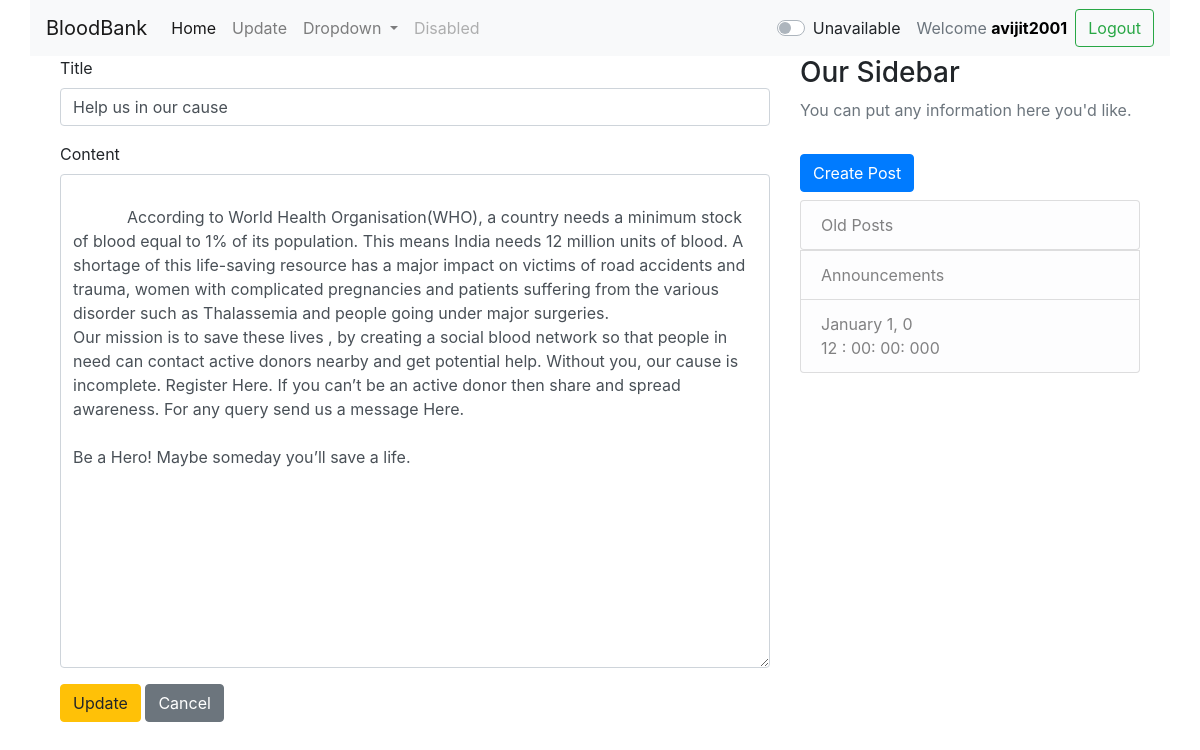
Screenshot of /blog/update/post=1/ (signed in) with the database file from the repository.
### users/models.py (models this page shows)
class CustomUser(AbstractUser):
    is_donor = models.BooleanField(default=False)
    is_hospital = models.BooleanField(default=False)

### blog/models.py (models this page shows, shortened)
class Post(models.Model):
    title = models.CharField(max_length=100)
    content = models.TextField()
    date_posted = models.DateTimeField(default=timezone.now)
    author = models.ForeignKey(CustomUser, on_delete=models.CASCADE)

### blog/views.py (the view)
# urls.py: path('update/post=<int:post_id>/', views.update_blog, name='update'),
def update_blog(request, post_id):
    if request.method == "POST":
        post = Post.objects.get(id=post_id)
        post.title = request.POST["title"]
        post.content = request.POST["content"]
        post.save()
        context = {
            'posts': Post.objects.order_by('-date_posted'),
            'message': "Post has benn successfully updated",
            'title': "VowForRed -Update Post",
        }
        return render(request, 'blog/home.html', context)
    else:
        context = {
            'post': Post.objects.get(id=post_id),
            'title': "VowForRed -Update Post",
        }
        return render(request, 'blog/update.html', context)

### blog/templates/blog/update.html (shortened to what this page needs)
{% extends 'blog/base.html' %}
{% block blog_container %}
    <form action="{% url 'blog:update' post.id %}"  method="POST">
        <div class="form-group">
            <label for="exampleFormControlInput1">Title</label>
            <input type="text" class="form-control" id="exampleFormControlInput1" placeholder="{{ post.title }}" value="{{ post.title }}" name="title">
        </div>
        <div class="form-group">
            <label for="exampleFormControlTextarea1"> Content</label>
            <textarea class="form-control" id="exampleFormControlTextarea1" rows="20" name="content">
                {{ post.content }}
            </textarea>
        </div>
        <button type="submit" class="btn btn-warning">Update</button>
        <a href="{% url 'users:home' %}">
            <button class="btn btn-secondary">Cancel</button>
        </a>
    </form>
{% endblock %}

### users/templates/users/base.html (shortened to what this page needs)
<!doctype html>
<html lang="en">
<head>
    <link rel="stylesheet" href="https://stackpath.bootstrapcdn.com/bootstrap/4.4.1/css/bootstrap.min.css">
</head>
<body style="background:white;">
<nav class="navbar navbar-expand-lg navbar-light bg-light container">
    <a class="navbar-brand" href="#">BloodBank</a>
    <div class="collapse navbar-collapse" id="navbarSupportedContent">
        <ul class="navbar-nav mr-auto">
            <li class="nav-item active">
                <a class="nav-link" href="{% url 'users:home' %}">Home <span class="sr-only">(current)</span></a>
            </li>
            {% if user.is_authenticated %}
                <li class="nav-item">
                    <a class="nav-link" href="{% url 'users:update' %}">Update</a>
                </li>
                <li class="nav-item dropdown">
                    <a class="nav-link dropdown-toggle" href="#" id="navbarDropdown" role="button" data-toggle="dropdown" aria-haspopup="true" aria-expanded="false">
                        Dropdown
                    </a>
                </li>
                <li class="nav-item">
                    <a class="nav-link disabled" href="#" tabindex="-1" aria-disabled="true">Disabled</a>
                </li>
            {% endif %}
        </ul>
        <div class="form-inline my-2 my-lg-0">
            {% if not user.is_authenticated %}
            <a href="{% url 'users:login_user' %}">
                <button class="btn btn-outline-success my-2 my-sm-0" type="">Log In</button>
            </a>
            <a href="#">
                <button class="btn btn-outline-success my-2 my-sm-0 ml-2" type="button" data-toggle="modal" data-target="#exampleModal">
                    Sign Up
                </button>
            </a>
            {% else %}
            {% if user.is_donor %}
                    <form action="{% url 'users:tongle' %}" method="POST" id="av">
                        <div class="custom-control custom-switch">
                            {% if user.donor.available %}
                            <input type="checkbox" class="custom-control-input" id="available" name="available" checked>
                                <label class="custom-control-label mr-3 " for="available">Available</label>
                                {% else %}
                                <label class="custom-control-label mr-3" for="available">Unavailable</label>
                                {% endif %}
                        </div>
                    </form>
                {% endif %}
                <span class="mr-2"><span class="text-muted">Welcome </span><strong style="color:black">{{ user.username }}</strong></span>
                <a href="{% url 'users:logout_user' %}">
                    <button class="btn btn-outline-success my-2 my-sm-0" type="">Logout</button>
                </a>
            {% endif %}
        </div>
    </div>
</nav>
<div class="container">
    {% block content %}
    {% endblock %}
</div>
</body>
</html>

### rows the page displays
CustomUser: username "avijit2001"
Post: title "Help us in our cause", content "According to World Health Organisation(WHO), a country needs a minimum stock of blood equal to 1% of its population. This means India needs 12 million units of blood. A shortage of this life-saving resource has a major impact on victims of road accidents and trauma, women with complicated pregnancies and patients suffering from the various disorder such as Thalassemia and people going under major surgeries. Our mission is to save these lives , by creating a social blood network so that people in need can contact active donors nearby and get potential help. Without you, our cause is incomplete. Register Here. If you can’t be an active donor then share and spread awareness. For any query send…"
